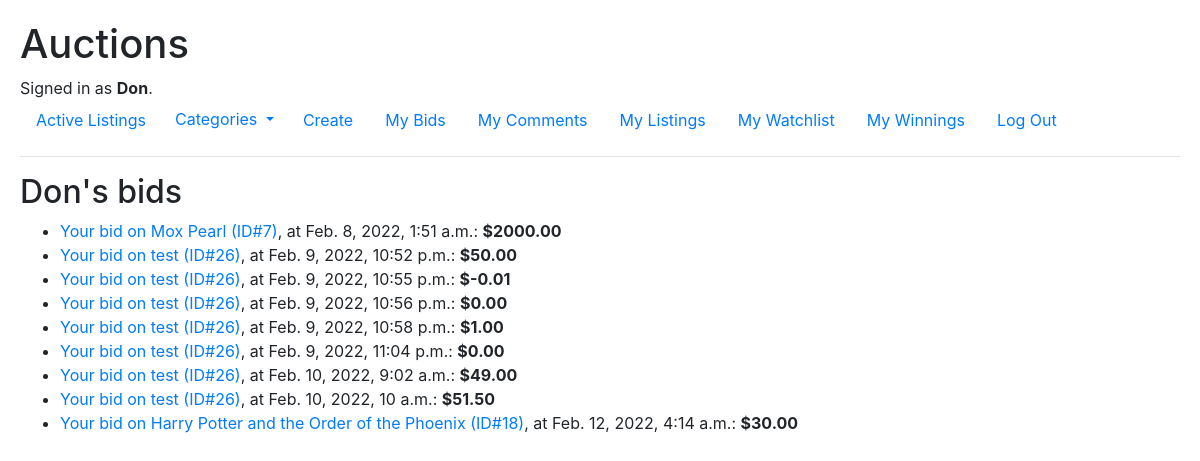
Page /bids (signed in) on the earlier database version.
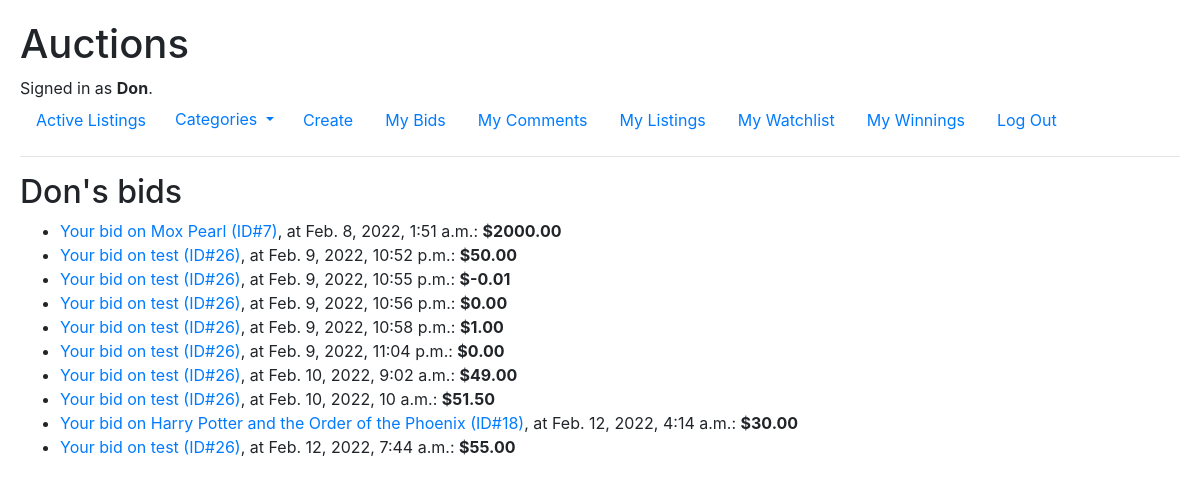
Same page on the later database version.
### auctions/models.py (models this page shows, shortened)
class Bid(Model):
    bid_price = DecimalField(max_digits=9, decimal_places=2)
    bid_time = DateTimeField(auto_now_add=True)
    bidder = ForeignKey(User, on_delete=CASCADE)
    listing = ForeignKey(Listing, on_delete=CASCADE, related_name="auction")

class Listing(Model):
    CATEGORIES = (
        ("BO", "Books, Movies & Music"),
        ("CO", "Collectibles & Art"),
        ("FA", "Fashion"),
        ("OT", "Other"),
    )
    name = CharField(max_length=64)
    category = CharField(choices=CATEGORIES, max_length=2)
    description = TextField(max_length=480)
    image_url = URLField(blank=True)
    list_price = DecimalField(max_digits=9, decimal_places=2)
    is_active = BooleanField()
    lister = ForeignKey(User, on_delete=CASCADE, related_name="lister")
    winner = ForeignKey(User, on_delete=CASCADE, blank=True, null=True)

### auctions/views.py (the view)
# urls.py: path("bids", views.read_my_bids, name="bids"),
@login_required
def read_my_bids(request):
    user = User.objects.get(id=request.user.id)
    bids = Bid.objects.filter(bidder=user).exclude(listing__lister=user)
    return render(request, "auctions/bids.html",{
        "header": f"{user.username}'s bids",
        "bids": bids
    })

### auctions/context_processors.py (called while the page is built)
def add_categories_to_context(request):
    return {"categories": CATEGORIES}

### auctions/templates/auctions/bids.html
{% extends "auctions/layout.html" %}
{% block body %}
<h2>{{header|capfirst}}</h2>
{% if bids %}
<ul>
    {% for bid in bids %}
    <li><a href="{% url 'read' bid.listing.id bid.listing.name %}">Your bid on
        {{bid.listing.name}} (ID#{{bid.listing.id}})</a>, at {{bid.bid_time}}: <strong>${{bid.bid_price}}</strong></li>
    {% endfor %}
</ul>
{% else %}
    <em>There are no bids to show</em>
{% endif %}
{% endblock %}

Differences in the rows shown:
added Bid: listing.name "test", listing.id "26", bid_time "Feb. 12, 2022, 7:44 a.m.", bid_price "55.00"
